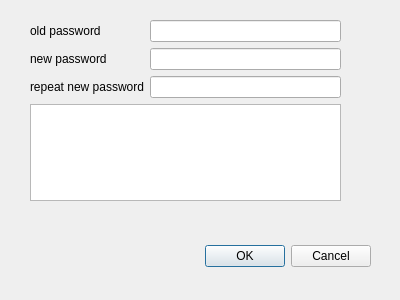
<?xml version="1.0" encoding="UTF-8"?>
<ui version="4.0">
 <class>JDialogChangePassword</class>
 <widget class="QDialog" name="JDialogChangePassword">
  <property name="geometry">
   <rect>
    <x>0</x>
    <y>0</y>
    <width>400</width>
    <height>300</height>
   </rect>
  </property>
  <property name="windowTitle">
   <string>Dialog</string>
  </property>
  <widget class="QDialogButtonBox" name="buttonBox">
   <property name="geometry">
    <rect>
     <x>30</x>
     <y>240</y>
     <width>341</width>
     <height>32</height>
    </rect>
   </property>
   <property name="orientation">
    <enum>Qt::Horizontal</enum>
   </property>
   <property name="standardButtons">
    <set>QDialogButtonBox::Cancel|QDialogButtonBox::Ok</set>
   </property>
  </widget>
  <widget class="QWidget" name="formLayoutWidget">
   <property name="geometry">
    <rect>
     <x>30</x>
     <y>20</y>
     <width>311</width>
     <height>181</height>
    </rect>
   </property>
   <layout class="QFormLayout" name="formLayout">
    <item row="0" column="0">
     <widget class="QLabel" name="lab_oldpswd">
      <property name="text">
       <string>old password</string>
      </property>
     </widget>
    </item>
    <item row="0" column="1">
     <widget class="QLineEdit" name="edt_oldpswd">
      <property name="echoMode">
       <enum>QLineEdit::Password</enum>
      </property>
     </widget>
    </item>
    <item row="1" column="1">
     <widget class="QLineEdit" name="edt_newpswd">
      <property name="echoMode">
       <enum>QLineEdit::Password</enum>
      </property>
     </widget>
    </item>
    <item row="2" column="1">
     <widget class="QLineEdit" name="edt_renewpswd">
      <property name="echoMode">
       <enum>QLineEdit::Password</enum>
      </property>
     </widget>
    </item>
    <item row="1" column="0">
     <widget class="QLabel" name="lab_newpswd">
      <property name="text">
       <string>new password</string>
      </property>
     </widget>
    </item>
    <item row="2" column="0">
     <widget class="QLabel" name="lab_renewpswd">
      <property name="text">
       <string>repeat new password</string>
      </property>
     </widget>
    </item>
    <item row="3" column="0" colspan="2">
     <widget class="QTextBrowser" name="textBrowser"/>
    </item>
   </layout>
  </widget>
 </widget>
 <resources/>
 <connections>
  <connection>
   <sender>buttonBox</sender>
   <signal>accepted()</signal>
   <receiver>JDialogChangePassword</receiver>
   <slot>accept()</slot>
   <hints>
    <hint type="sourcelabel">
     <x>248</x>
     <y>254</y>
    </hint>
    <hint type="destinationlabel">
     <x>157</x>
     <y>274</y>
    </hint>
   </hints>
  </connection>
  <connection>
   <sender>buttonBox</sender>
   <signal>rejected()</signal>
   <receiver>JDialogChangePassword</receiver>
   <slot>reject()</slot>
   <hints>
    <hint type="sourcelabel">
     <x>316</x>
     <y>260</y>
    </hint>
    <hint type="destinationlabel">
     <x>286</x>
     <y>274</y>
    </hint>
   </hints>
  </connection>
 </connections>
</ui>
